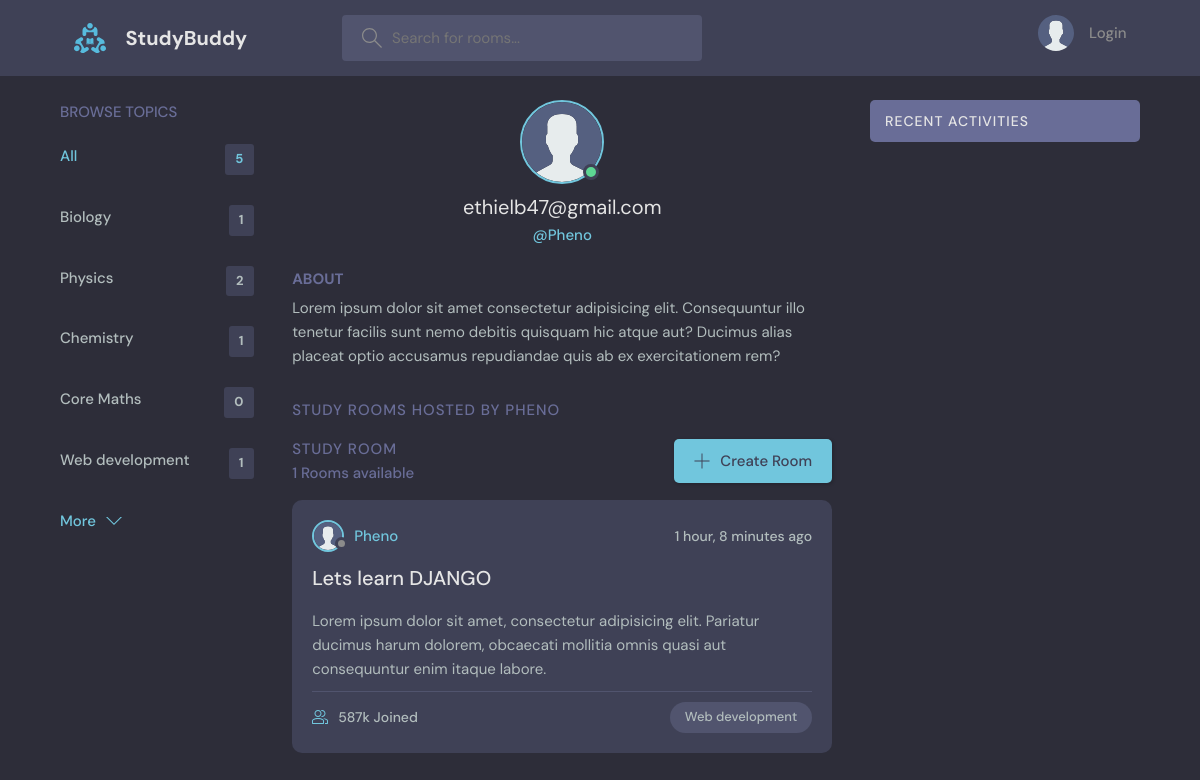
/profile/4, run on an earlier commit of the app's database.
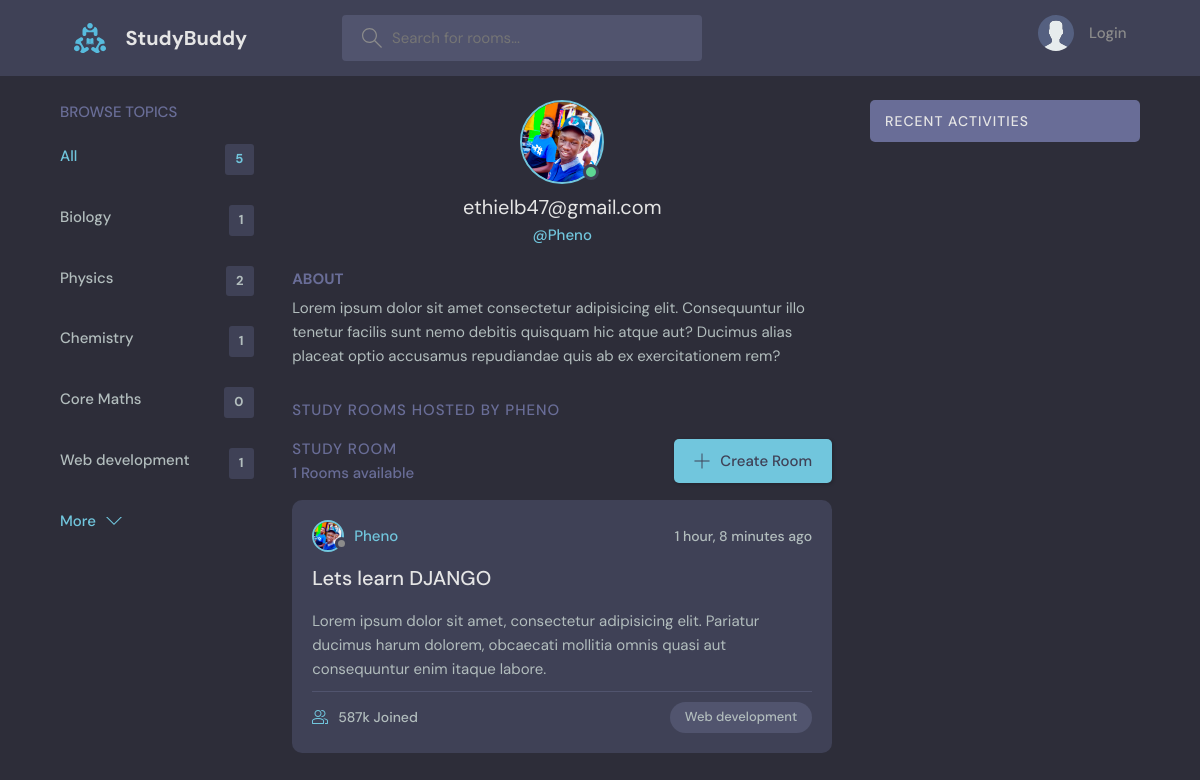
And on a later commit of the database.
### base/models.py (models this page shows)
class User(AbstractUser):
    full_name = models.CharField(max_length=200)
    username = models.CharField(max_length=200)
    email = models.EmailField(unique=True)
    bio = models.TextField(null=True, blank=True)
    avatar = models.ImageField(null=True, default="avatar.svg")
    USERNAME_FIELD = 'email'
    REQUIRED_FIELDS = ['username']
    def __str__(self):
        return self.username

class Room(models.Model):
    host = models.ForeignKey(User, on_delete=models.SET_NULL, null=True)
    topic = models.ForeignKey(Topic,  on_delete=models.SET_NULL, null=True)
    name = models.CharField(max_length=200, )
    participants = models.ManyToManyField(User, related_name='participants', blank=True)
    description = models.TextField(null=True, blank=True)
    updated = models.DateTimeField(auto_now=True)
    created = models.DateTimeField(auto_now_add=True)
    class Meta:
        ordering = ['-updated','-created']
    def __str__(self):
        return self.name

class Topic(models.Model):
    name = models.CharField(max_length=200)
    def __str__(self):
        return self.name

### base/views.py (the view)
# urls.py: path('profile/<int:pk>', views.profile, name="profile"),
def profile(request, pk):
    topics = Topic.objects.all
    user = User.objects.get(id=pk)
    rooms = user.room_set.all()
    messages = user.message_set.all()
    room_count = rooms.count
    context = {'topics': topics, 'rooms': rooms, 'messages': messages, 'user':user , 'room_count':room_count}
    return render(request, 'base/profile.html', context)

### base/templates/base/profile.html (shortened to what this page needs)
{% extends 'main.html' %} {% block content %}
<main class="profile-page layout layout--3">
  <div class="container">
    {% include 'base/topic_component.html' %}
    <div>
    <div class="profile">
      <div class="profile__avatar">
        <div class="avatar avatar--large active">
          <img src="{{user.avatar.url}}" />
        </div>
      </div>
      <div class="profile__info">
        <h3>{{user.email}}</h3>
        <p>@{{user}}</p>
      </div>
      <div class="profile__about">
        <h3>About</h3>
        <p>
          Lorem ipsum dolor sit amet consectetur adipisicing elit. Consequuntur illo tenetur
          facilis sunt nemo debitis quisquam hic atque aut? Ducimus alias placeat optio
          accusamus repudiandae quis ab ex exercitationem rem?
        </p>
      </div>
    </div>
    <div class="roomList__header">
      <div>
        <h2>Study Rooms Hosted by {{user}}</a>
        </h2>
      </div>
    </div>
    {% include 'base/room_component.html' %}
    </div>
    {% include 'base/activity_component.html' %}
  </div>
</main>
{% endblock %}

### base/templates/base/room_component.html (shortened to what this page needs)
<div class="roomList">
  <div class="roomList__header">
    <div>
      <h2>Study Room</h2>
      <p>{{room_count}} Rooms available</p>
    </div>
    <a class="btn btn--main" href="{% url 'create-room' %}">
      <svg
        version="1.1"
        xmlns="http://www.w3.org/2000/svg"
        width="32"
        height="32"
        viewBox="0 0 32 32"
      >
        <title>add</title>
        <path
          d="M16.943 0.943h-1.885v14.115h-14.115v1.885h14.115v14.115h1.885v-14.115h14.115v-1.885h-14.115v-14.115z"
        ></path>
      </svg>
      Create Room
    </a>
  </div>
  {% for room in rooms %}
  <div class="roomListRoom">
    <div class="roomListRoom__header">
      <a href="{% url 'profile' room.host.id %}" class="roomListRoom__author">
        <div class="avatar avatar--small">
          <img src="{{room.host.avatar.url}}" />
        </div>
        <span>{{room.host}}</span>
      </a>
      <div class="roomListRoom__actions">
        <span>{{ room.created|timesince}} ago</span>
      </div>
    </div>
    <div class="roomListRoom__content">
      <a href="{% url 'room' room.id %}">{{room}}</a>
      <p>
        Lorem ipsum dolor sit amet, consectetur adipisicing elit. Pariatur
        ducimus harum dolorem, obcaecati mollitia omnis quasi aut consequuntur
        enim itaque labore.
      </p>
    </div>
    <div class="roomListRoom__meta">
      <a href="room.html" class="roomListRoom__joined">
        {{ room.participants.counts}}587k Joined
      </a>
      <p class="roomListRoom__topic">{{room.topic}}</p>
    </div>
  </div>
  {% endfor %}
</div>

What changed in the data, as far as the page shows it:
changed User "ethielb47@gmail.com": avatar: picture added in place of a placeholder
changed through a linked row, Room "Lets learn DJANGO": host.avatar: picture added in place of a placeholder
